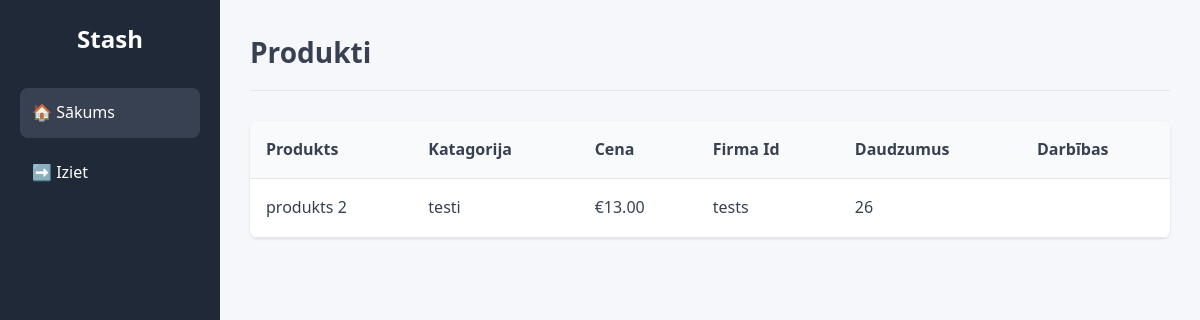
Page /index.php?category=testi on the committed database.
### tables this page shows
CREATE TABLE `products` (
  `id` int(11) NOT NULL,
  `name` varchar(255) NOT NULL,
  `description` text DEFAULT NULL,
  `category` varchar(100) NOT NULL,
  `company_id` varchar(100) DEFAULT NULL,
  `quantity` int(11) NOT NULL DEFAULT 0,
  `price` decimal(10,2) NOT NULL DEFAULT 0.00,
  `user_id` int(11) DEFAULT NULL,
  `created_at` timestamp NOT NULL DEFAULT current_timestamp(),
  `updated_at` timestamp NOT NULL DEFAULT current_timestamp() ON UPDATE current_timestamp()
);

### index.php (the view, shortened to what this page needs)
<?php
include 'db.php';
$filter = isset($_GET['category']) ? $_GET['category'] : null;
if ($filter) {
    $stmt = $conn->prepare("
        SELECT p.*, u.username
        FROM products p
        LEFT JOIN users u ON p.user_id = u.id
        WHERE p.category = ?
    ");
    $stmt->bind_param("s", $filter);
    $stmt->execute();
    $products = $stmt->get_result()->fetch_all(MYSQLI_ASSOC);
}
?>
<!DOCTYPE html>
<html lang="en">
<head>
    <link rel="stylesheet" href="style.css">
</head>
<body>
<div class="wrapper">
    <aside class="sidebar">
        <h1 class="logo">Stash</h1>
        <nav class="menu">
            <a href="index.php" class="menu-item active">🏠 Sākums</a>
            <a href="logout.php" class="menu-item">➡️ Iziet</a>
        </nav>
    </aside>
    <main class="content">
        <header class="page-header">
            <h2>Produkti</h2>
        </header>
        <section class="table-section">
            <table class="product-table">
                <thead>
                    <tr>
                        <th>Produkts</th>
                        <th>Katagorija</th>
                        <th>Cena</th>
                        <th>Firma Id</th>
                        <th>Daudzumus</th>
                        <th>Darbības</th>
                    </tr>
                </thead>
                <tbody>
                    <?php if (!empty($products)): ?>
                        <?php foreach ($products as $product): ?>
                            <tr>
                                <td><?= htmlspecialchars($product['name']) ?></td>
                                <td><?= htmlspecialchars($product['category']) ?></td>
                                <td>&euro;<?= htmlspecialchars($product['price']) ?></td>
                                <td><?= htmlspecialchars($product['company_id']) ?></td>
                                <td><?= htmlspecialchars($product['quantity']) ?></td>
                                <td>
                                </td>
                            </tr>
                        <?php endforeach; ?>
                    <?php else: ?>
                        <tr><td colspan="6" class="no-products">Produkts nav atrasts</td></tr>
                    <?php endif; ?>
                </tbody>
            </table>
        </section>
    </main>
</div>
</body>
</html>

### style.css (style rules this page uses)
* { margin: 0; padding: 0; box-sizing: border-box; }
:root { --primary-color: #1f2937; --secondary-color: #374151; --accent-color: #3b82f6; --success-color: #10b981; --danger-color: #ef4444; --warning-color: #f59e0b; --text-color: #374151; --text-light: #6b7280; --background-color: #f5f7fa; --card-background: #ffffff; --border-radius: 8px; --transition: all 0.3s ease; }
body { font-family: 'Segoe UI', Tahoma, Geneva, Verdana, sans-serif; background-color: var(--background-color); color: var(--text-color); line-height: 1.6; }
.wrapper { display: flex; min-height: 100vh; }
.sidebar { width: 220px; background-color: var(--primary-color); color: white; padding: 20px; position: fixed; height: 100vh; overflow-y: auto; }
.logo { font-size: 24px; margin-bottom: 30px; text-align: center; font-weight: bold; }
.menu { display: flex; flex-direction: column; gap: 10px; }
.menu-item { color: white; text-decoration: none; padding: 12px; border-radius: var(--border-radius); transition: var(--transition); display: flex; align-items: center; gap: 10px; }
.menu-item:hover, .menu-item.active { background-color: var(--secondary-color); }
.content { flex-grow: 1; padding: 30px; margin-left: 220px; overflow-y: auto; }
.page-header { margin-bottom: 30px; padding-bottom: 15px; border-bottom: 1px solid #e5e7eb; }
.page-header h2 { font-size: 28px; color: var(--text-color); }
.table-section { background: var(--card-background); border-radius: var(--border-radius); box-shadow: 0 1px 3px rgba(0,0,0,0.1); overflow: hidden; margin-bottom: 30px; }
.product-table, .user-table { width: 100%; border-collapse: collapse; }
.product-table th, .product-table td, .user-table th, .user-table td { padding: 16px; text-align: left; border-bottom: 1px solid #e5e7eb; }
.product-table th, .user-table th { background-color: #f9fafb; font-weight: 600; color: var(--text-color); }

### rows in the picture
products: name "produkts 2", category "testi", price "13.00", company "tests", quantity "26"
